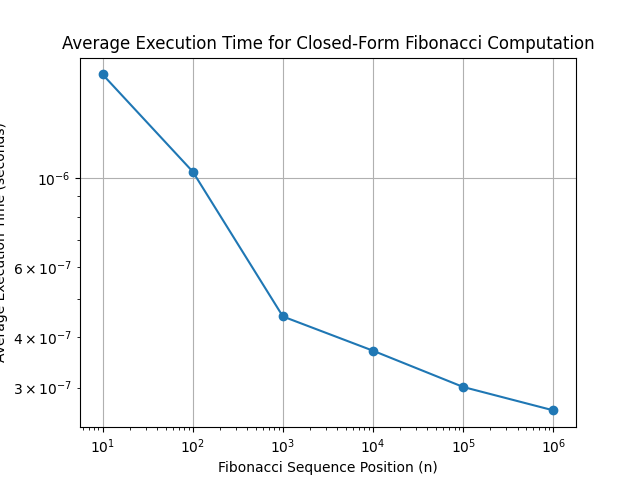

This figure's Python source:
import matplotlib.pyplot as plt

# Fibonacci positions
fib_positions = [10, 100, 1000, 10000, 100000, 1000000]

# Execution times in seconds
execution_times = [1.81268E-6, 1.0370900000000001E-6,
                   4.5129E-7, 3.7069E-7, 3.01E-7, 2.6316E-7]

plt.plot(fib_positions, execution_times, marker='o')  # Line plot with points

# Labeling the axes and the plot
plt.xlabel('Fibonacci Sequence Position (n)')
plt.ylabel('Average Execution Time (seconds)')
plt.title('Average Execution Time for Closed-Form Fibonacci Computation')

# Setting the scale of the axes to log due to wide range of values
plt.xscale('log')
plt.yscale('log')

plt.grid(True)
# Save the figure to a file instead of showing it
plt.savefig('ClosedFormGraph.png')
